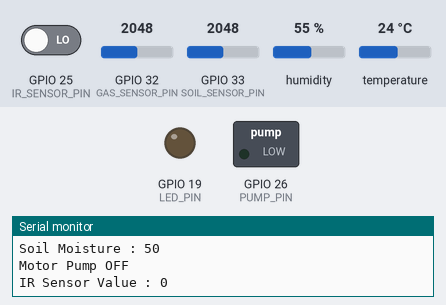
Simulated run of this sketch. Board: ESP32. On the bench: switched loads named in the sketch (green lamp = pin HIGH), output pins drawn as LEDs (lit = HIGH), the last lines printed to the serial monitor. Inputs (shaded band) come from the test bench; at power-on: GPIO 25 (IR_SENSOR_PIN) LOW, GPIO 32 (GAS_SENSOR_PIN) = 2048, GPIO 33 (SOIL_SENSOR_PIN) = 2048, humidity 55 %, temperature 24 °C. WiFi joins after 1.5 s; servers stay silent unless stated.

Above: at 3.0 s.
3.1 s: GPIO 25 (IR_SENSOR_PIN) driven HIGH
At 4.5 s:
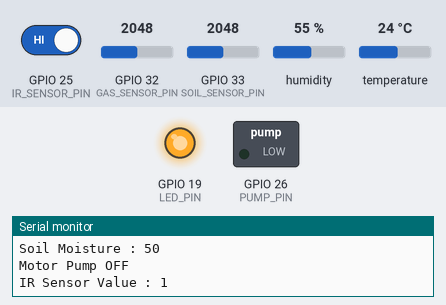
5.3 s: GPIO 25 (IR_SENSOR_PIN) driven LOW
At 6.9 s:
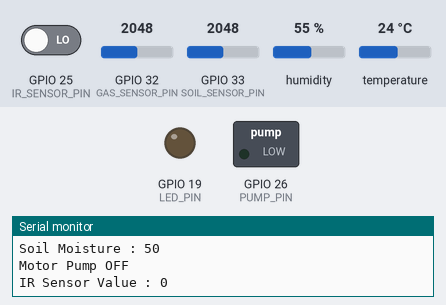
Timing chart, 0 to 8.4 s (numbered marks = the images above; inputs shaded):
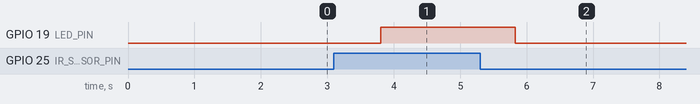

The sketch:

iot_automation_testing_2.ino
```cpp
#define BLYNK_TEMPLATE_ID "TMPL3c9AoK1Qy"
#define BLYNK_TEMPLATE_NAME "IoT Home testing"
#define BLYNK_AUTH_TOKEN "8sxFgsHm8SvhU1BarHHbZDf6S3mtbdZp"

#define BLYNK_PRINT Serial
#include <WiFi.h>
#include <BlynkSimpleEsp32.h>
#include <DHT.h>

char auth[] = BLYNK_AUTH_TOKEN;

char ssid[] = "Gojju";  // type your wifi name
char pass[] = "123456789";  // type your wifi password

BlynkTimer timer;

#define DHTPIN 27 // Connect DHT sensor to pin D2 in NODE MCU
#define DHTTYPE DHT11
DHT dht(DHTPIN, DHTTYPE);

#define LED_PIN 19 // Define the LED pin, you can change it to the pin you are using
#define GAS_SENSOR_PIN 32 // Example ADC pin number on ESP32
#define SOIL_SENSOR_PIN 33 // Analog pin for soil moisture sensor
#define PUMP_PIN 26 // Pin connected to the motor pump
#define IR_SENSOR_PIN 25 // Define the IR sensor pin

int gasValue;
bool gasDetected = false;
bool irDetected = false;

void readGasSensor() {
    gasValue = analogRead(GAS_SENSOR_PIN);

    // Define your threshold here (adjust as per your sensor's sensitivity)
    int gasThreshold = 1000;  // Example threshold value

    // Determine gas detection state
    if (gasValue > gasThreshold) {
        gasDetected = true;
    } else {
        gasDetected = false;
    }

    // Send gas detection state to Blynk only if it changes
    static bool lastGasDetected = false;
    if (gasDetected != lastGasDetected) {
        Blynk.virtualWrite(V3, gasDetected ? 0 : 1);
        Serial.print("Gas Sensor Value : ");
        Serial.println(gasDetected ? 0 : 1);
        lastGasDetected = gasDetected;
    }
}

void readSoilSensor() {
    int soilMoisture = analogRead(SOIL_SENSOR_PIN);
    // Scale your soil moisture reading to a meaningful range (0-100, for example)
    int soilMoisturePercent = map(soilMoisture, 0, 4095, 100, 0); // Invert the range from 100 to 0

    // Send soil moisture percentage to Blynk
    Blynk.virtualWrite(V4, soilMoisturePercent);
    Serial.print("Soil Moisture : ");
    Serial.println(soilMoisturePercent);

    // Check if soil moisture is below a threshold (e.g., 0%) to turn on motor pump
    if (soilMoisturePercent <= 0) {
        digitalWrite(PUMP_PIN, HIGH); // Turn on motor pump
        Serial.println("Motor Pump ON");
    } else {
        digitalWrite(PUMP_PIN, LOW); // Turn off motor pump
        Serial.println("Motor Pump OFF");
    }
}

void readIRSensor() {
    int irValue = digitalRead(IR_SENSOR_PIN);

    // Determine IR detection state
    if (irValue == HIGH) {
        irDetected = true;
    } else {
        irDetected = false;
    }

    // Control the LED based on the IR sensor state
    digitalWrite(LED_PIN, irDetected ? HIGH : LOW);

    // Send IR detection state to Blynk
    Blynk.virtualWrite(V5, irDetected ? 1 : 0);
    Serial.print("IR Sensor Value : ");
    Serial.println(irDetected ? 1 : 0);
}

void sendSensor() {
    float h = dht.readHumidity();
    float t = dht.readTemperature(); // or dht.readTemperature(true) for Fahrenheit

    if (isnan(h) || isnan(t)) {
        Serial.println("Failed to read from DHT sensor!");
        return;
    }

    // Send temperature and humidity to Blynk
    Blynk.virtualWrite(V0, t);
    Blynk.virtualWrite(V1, h);
    Serial.print("Temperature : ");
    Serial.print(t);
    Serial.print("    Humidity : ");
    Serial.println(h);

    // Read LED state and send to Blynk
    int ledState = digitalRead(LED_PIN);
    Blynk.virtualWrite(V2, ledState);
    Serial.print("LED State : ");
    Serial.println(ledState);

    // Ensure gas detection state is sent to Blynk
    readGasSensor();

    // Read soil moisture sensor and send to Blynk
    readSoilSensor();

    // Read IR sensor and control LED
    readIRSensor();
}

void setup() {
    Serial.begin(115200);
    pinMode(LED_PIN, OUTPUT);
    digitalWrite(LED_PIN, LOW); // Start with LED off

    pinMode(PUMP_PIN, OUTPUT);
    digitalWrite(PUMP_PIN, LOW); // Start with motor pump off

    pinMode(IR_SENSOR_PIN, INPUT); // Set IR sensor pin as input

    Blynk.begin(auth, ssid, pass);
    dht.begin();
    timer.setInterval(1000L, sendSensor); // Set the interval to 1 second
}

void loop() {
    Blynk.run();
    timer.run();
}

// Blynk function to control LED from the app
BLYNK_WRITE(V2) {
    int pinValue = param.asInt();
    digitalWrite(LED_PIN, pinValue);
}
```

Measured:
- after the input at 3.1 s, GPIO 19 (LED_PIN): LOW → HIGH after 0.71 s
- after the input at 5.3 s, GPIO 19 (LED_PIN): HIGH → LOW after 0.53 s
